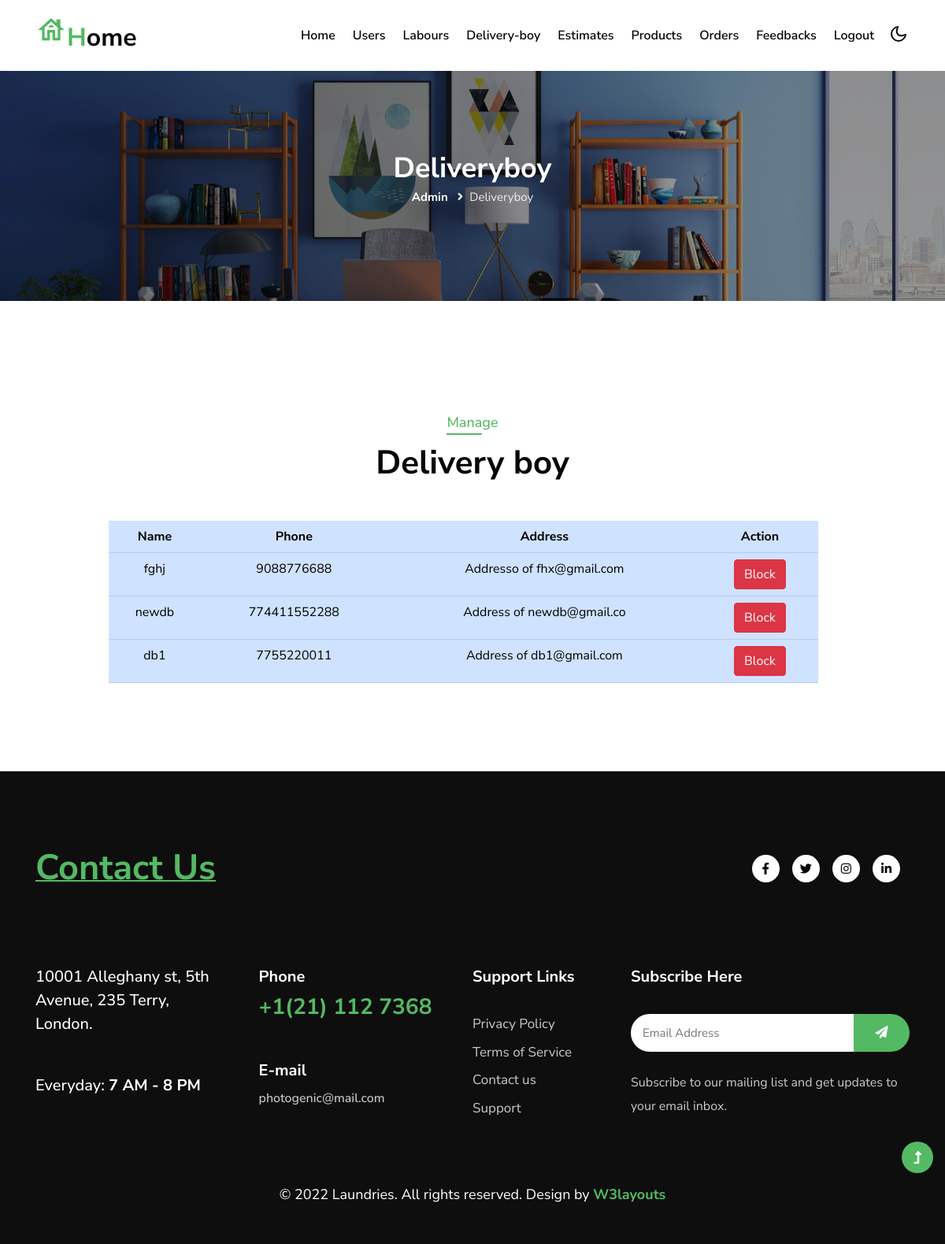
Page /admin/adm_add_delivryb.php on the committed database.
### tables this page shows
CREATE TABLE `dboy` (
  `did` int(10) NOT NULL,
  `name` varchar(50) DEFAULT NULL,
  `phone` varchar(12) DEFAULT NULL,
  `address` varchar(100) DEFAULT NULL
);

### admin/adm_add_delivryb.php (the view, shortened to what this page needs)
<?php
include "admin_header.php";
$qry = "SELECT * FROM `dboy` ORDER BY(`did`)DESC";
$res = mysqli_query($con,$qry);
?>
    <section class="inner-banner py-5">
        <div class="w3l-breadcrumb py-lg-5">
            <div class="container pt-5 pb-sm-4 pb-2">
                <h4 class="inner-text-title font-weight-bold pt-5">Deliveryboy</h4>
                <ul class="breadcrumbs-custom-path">
                    <li><a href="../index.html">Admin</a></li>
                    <li class="active"><i class="fas fa-angle-right mx-2"></i>Deliveryboy</li>
                </ul>
            </div>
        </div>
    </section>
    <section class="w3l-w3l-contacts-12 py-5">
        <div class="contact-top py-lg-5 py-md-4 py-2">
            <div class="container">
                <br><br>
                <div class="title-main text-center mx-auto mb-md-5 mb-4" style="max-width:500px;">
                <h5 class="sub-title">Manage</h5>
                    <h3 class="title-style">Delivery boy</h3>
                </div>
                <div class="row d-flex justify-content-center align-items-center w-100">
                    <div class="col-md-10 contacts12-main">
                    <table class="table table-stripd table-primary text-center">
                        <tr>
                            <th>Name</th>
                            <th>Phone</th>
                            <th>Address</th>
                            <th>Action</th>
                        </tr>
                        <?php
                            while($row = mysqli_fetch_array($res))
                            {
                                $cmp_id = $row['did'];
                                $qry_for_status = "SELECT * FROM `login` WHERE `uid` = $cmp_id AND `utype` = 'dboy'";
                                $status_res = mysqli_query($con,$qry_for_status);
                                $status = mysqli_fetch_array($status_res)
                        ?>
                                <tr>
                                    <td><?php echo $row['name'] ?></td>
                                    <td><?php echo $row['phone'] ?></td>
                                    <td><?php echo $row['address'] ?></td>
                                    <td><?php
                                            if ($status['status'] == 'Approved')
                                            {
                                            ?>
                                                <a href="adm_actions.php?action=block_dboy&log_id=<?php echo $status['lid'] ?>&targ=adm_add_delivryb.php"><button class="btn btn-danger">Block</button></a>
                                            <?php
                                            }
                                            elseif ($status['status'] == 'Pending')
                                            {
                                        ?>
                                                <a href="adm_actions.php?action=approv_dboy&log_id=<?php echo $status['lid'] ?>&targ=adm_add_delivryb.php"><button class="btn btn-success">Approve</button></a>
                                        <?php
                                            }
                                        ?>
                                    </td>
                                </tr>
                        <?php
                            }
                        ?>
                    </table>
                    </div>
                </div>
            </div>
        </div>
    </section>
</body>
<?php
    include "../commonfooter.php";
?>
</html>

### rows in the picture
dboy: name "fghj", phone "9088776688", address "Addresso of fhx@gmail.com"
dboy: name "newdb", phone "774411552288", address "Address of newdb@gmail.co"
dboy: name "db1", phone "7755220011", address "Address of db1@gmail.com"
